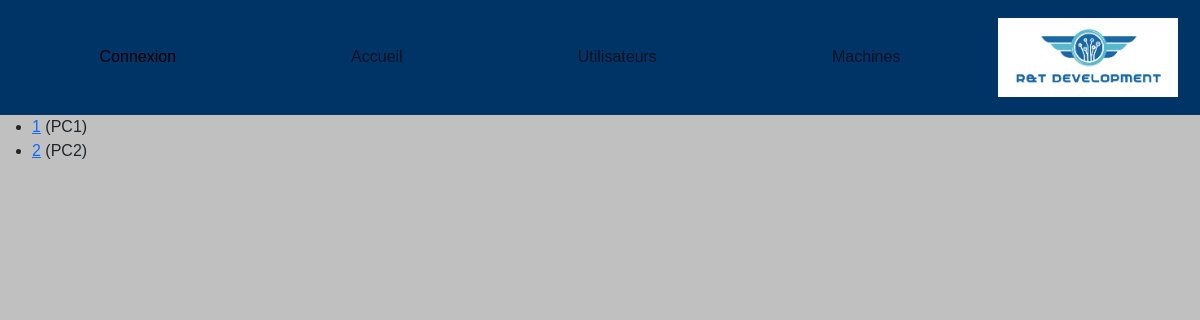
The page /Machines/ on the database its author committed.
### projectApp/models.py (models this page shows, shortened)
class Machine(models.Model):
    TYPE = (
        ('PC', ('PC - Run windows')),
        ('Mac', ('Mac - Run MacOS')),
        ('Serveur', ('Serveur - Simple Server to deploy virtual machines')),
        ('Switch', ('Switch - To maintains and connect servers')),
    )
    id = models.AutoField(
                        primary_key=True,
                        editable=False)
    nom = models.CharField(
                        max_length= 6)
    maintenanceDate=models.DateField(default=datetime.now())
    mach=models.CharField(max_length=32, choices=TYPE, default='PC')

### projectApp/views.py (the view)
# urls.py: path('Machines/', views.Machines, name='Machines'),
def Machines(request):
    machines=Machine.objects.all()
    context ={
        'machines' : machines,
    }
    return render(request,"templates/Machines.html",context)

### projectApp/templates/Machines.html
{% extends "index.html" %}
{% block content %}
{% if machines %}
<ul>
    {% for machine in machines %}
        <li>
            <a href="{% url 'machine-detail' machine.id %}">
            {{ machine.id }}</a> ({{ machine.nom}})
        </li>
    {% endfor %}
</ul>
{% else %}
<p>Il n'y a pas de machine.</p>
{% endif %}
{% endblock %}

### projectApp/static/css/style.css (style rules this page uses)
body { font-family: Arial, sans-serif; background-color: #C0C0C0; }

### rows shown on the page
Machine: id "1", nom "PC1"
Machine: id "2", nom "PC2"
